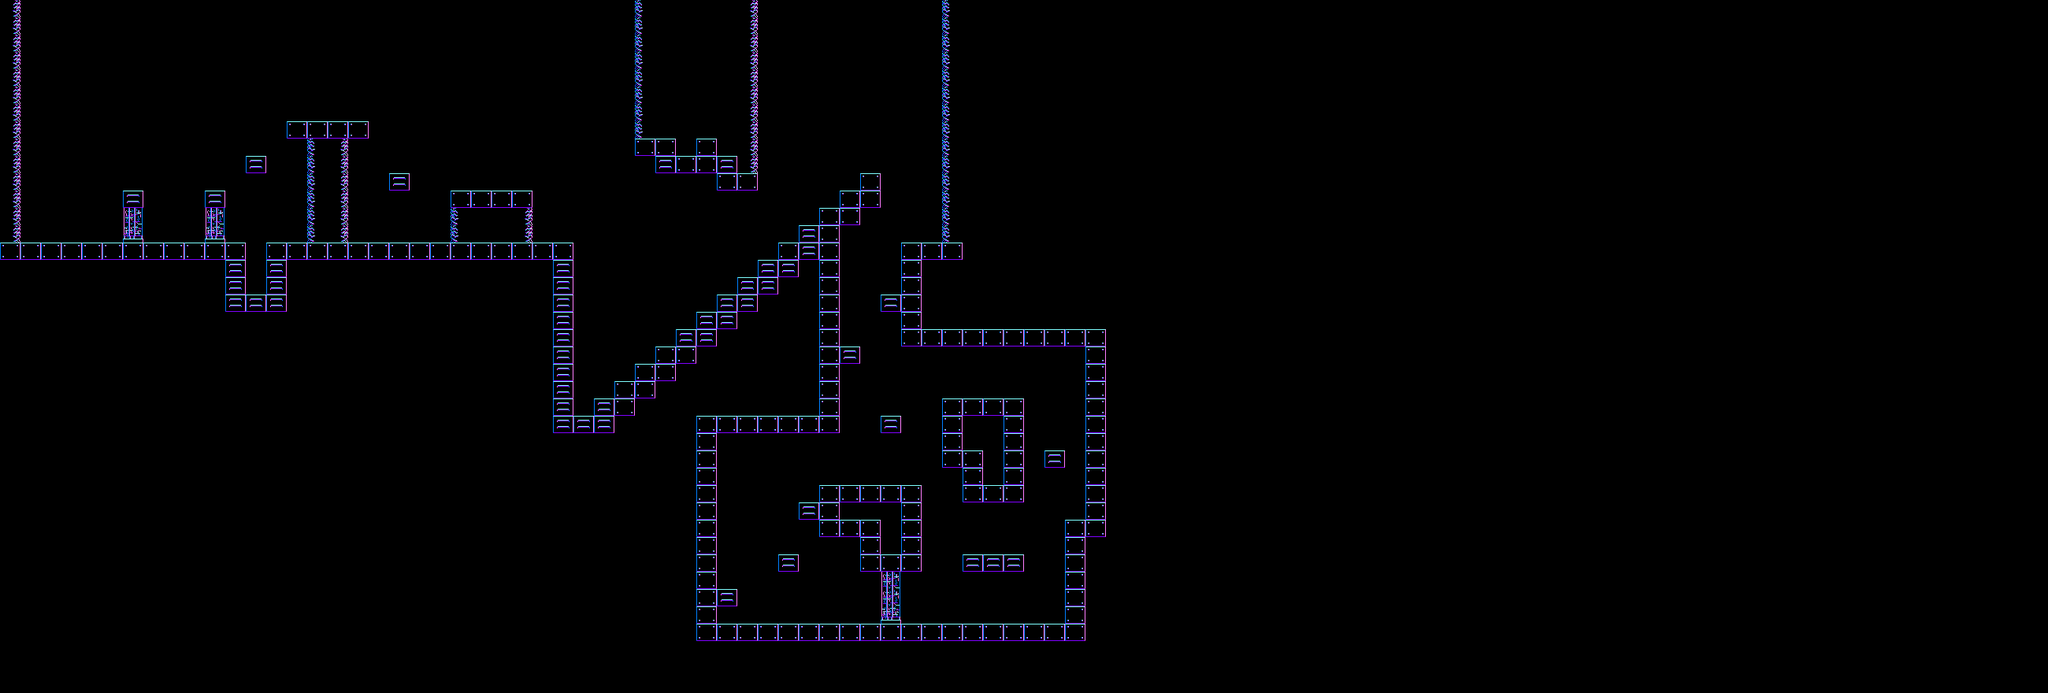

This is a level from a 2D game, rendered from its Tiled map with the project's own tilesets. A one-line summary and the map file follow, with tile-layer data summarised:
An orthogonal 100x40 tile map with 26x22 px tiles, 1 tile layer (Tile Layer 1), 3 tilesets and 6 objects (2x AreaLight).

<map version="1.10" tiledversion="1.11.0" orientation="orthogonal" renderorder="right-down" width="100" height="40" tilewidth="26" tileheight="22" infinite="0" nextlayerid="3" nextobjectid="14">
 <editorsettings>
  <export target="Map2..lua" format="lua" />
 </editorsettings>
 <tileset firstgid="1" source="Tiles1.tsx" />
 <tileset firstgid="401" source="Ballet.tsx" />
 <tileset firstgid="419" source="Objects1x1.tsx" />
 <layer id="1" name="Tile Layer 1" width="100" height="40">
  <data>[4000 cells, 286 non-empty, 6 distinct tile ids]</data>
 </layer>
 <objectgroup id="2" name="Object Layer 1">
  <object id="2" gid="401" x="52" y="264" width="44" height="44" />
  <object id="6" gid="419" x="208" y="286" width="26" height="22" />
  <object id="7" gid="419" x="494" y="286" width="26" height="22" />
  <object id="8" gid="419" x="806" y="286" width="26" height="22" />
  <object id="10" type="AreaLight" x="936" y="0" width="286" height="330">
   <properties>
    <property name="BorderX" type="int" value="26" />
    <property name="BorderY" type="int" value="22" />
    <property name="Brightness" type="float" value="0.5" />
    <property name="Colour" type="color" value="#ff3030ff" />
    <property name="VectorX" type="float" value="0" />
    <property name="VectorY" type="float" value="1" />
   </properties>
  </object>
  <object id="12" type="AreaLight" x="884" y="308" width="520" height="506">
   <properties>
    <property name="BorderX" type="int" value="26" />
    <property name="BorderY" type="int" value="22" />
    <property name="Brightness" type="float" value="0.5" />
    <property name="Colour" type="color" value="#ff3030ff" />
    <property name="VectorX" type="float" value="0" />
    <property name="VectorY" type="float" value="1" />
   </properties>
  </object>
 </objectgroup>
</map>